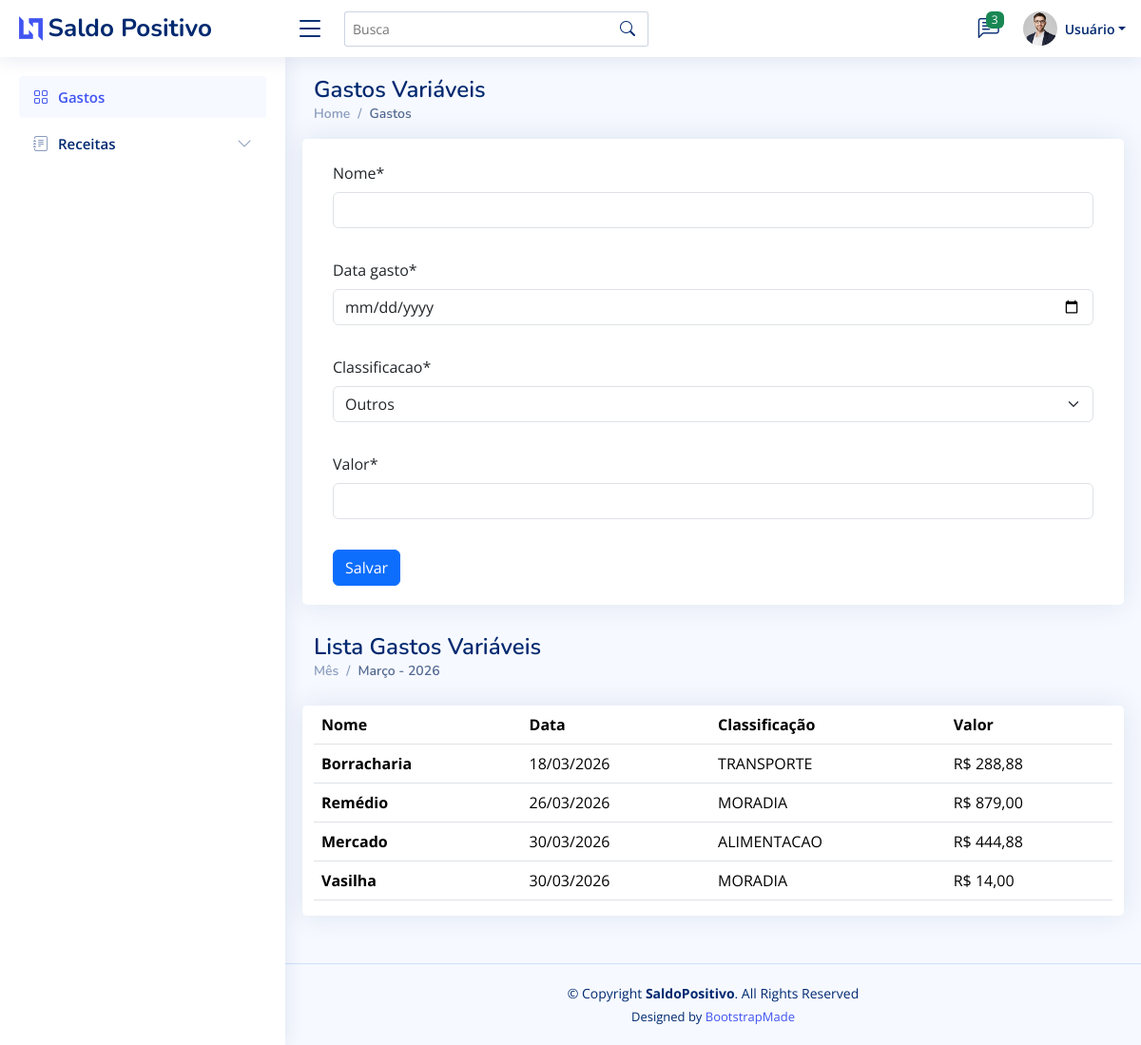
The app's page /gastos/, older data.
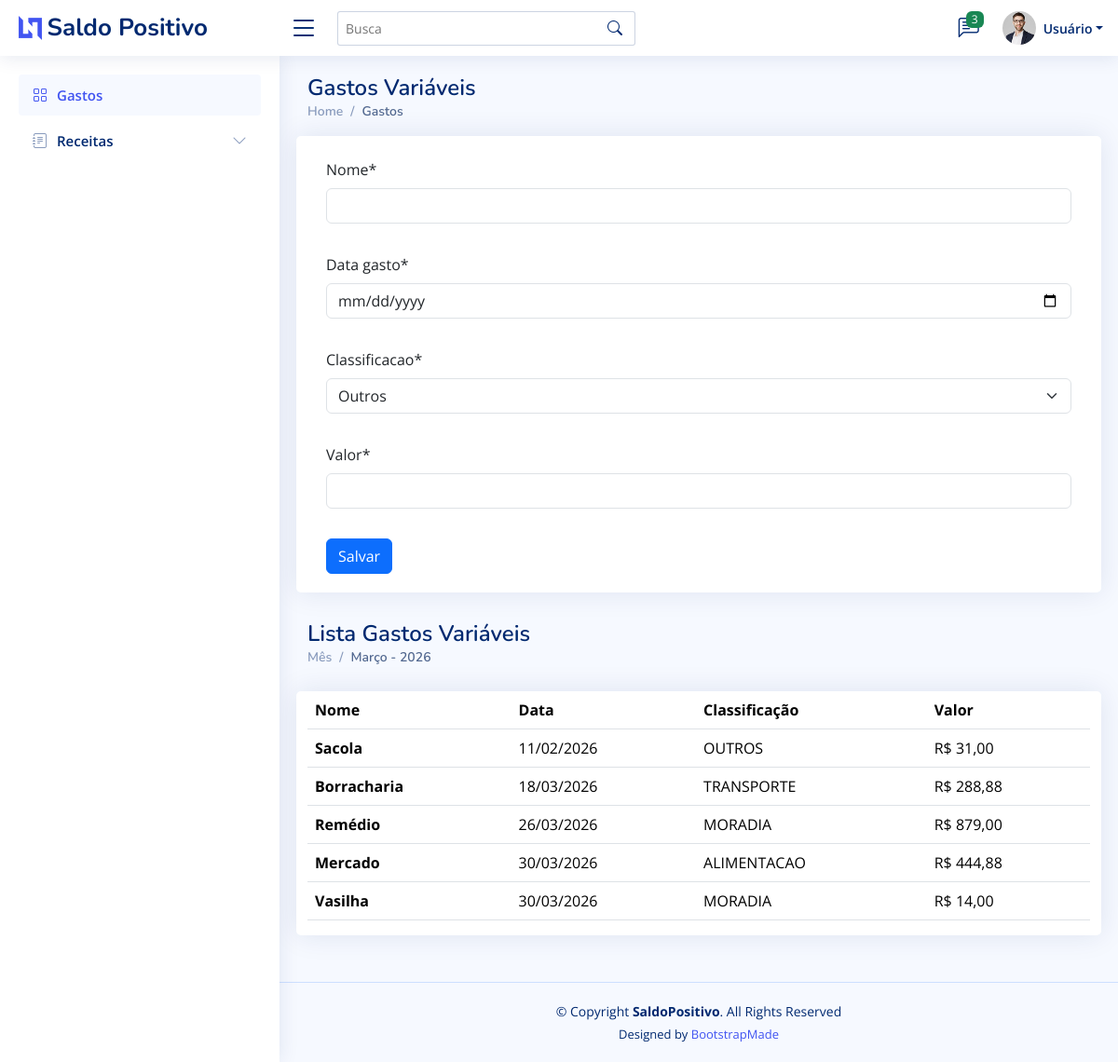
The same page, newer data.
### gastos/models.py (models this page shows, shortened)
class Gasto(models.Model):
    class Classificacao(models.TextChoices):
        ALIMENTACAO = "ALIMENTACAO", "Alimentação"
        TRANSPORTE = "TRANSPORTE", "Transporte"
        MORADIA = "MORADIA", "Moradia"
        SAUDE = "SAUDE", "Saúde"
        LAZER = "LAZER", "Lazer"
        OUTROS = "OUTROS", "Outros"
    criado_em = models.DateTimeField(auto_now_add=True)
    '''criado_por = models.ForeignKey(
        settings.AUTH_USER_MODEL,
        on_delete=models.PROTECT,
        related_name="gastos_criados",
    )'''
    nome = models.CharField(max_length=120)
    data_gasto = models.DateField()
    classificacao = models.CharField(
        max_length=20,
        choices=Classificacao.choices,
        default=Classificacao.OUTROS,
    )
    valor = models.DecimalField(max_digits=10, decimal_places=2)
    class Meta:
        ordering = ["-data_gasto", "-criado_em"]
        verbose_name = "Gasto"
        verbose_name_plural = "Gastos"

### gastos/views.py (the view)
# urls.py: path('gastos/', gastos_var, name='gastos_var'),
def gastos_var(request):
    dados = Gasto.objects.all().order_by('data_gasto')[:10]
    if request.method == "POST":
            form = GastoForm(request.POST)
            if form.is_valid():
                form.save()
                return redirect("gastos_var")
    else:
            form = GastoForm()
    return render(request, 'gastos_var.html', {"form": form, "itens": dados})

### gastos/forms.py
class GastoForm(forms.ModelForm):
    class Meta:
        model = Gasto
        fields = ["nome", "data_gasto", "classificacao", "valor"]
        widgets = {
            "data_gasto": forms.DateInput(attrs={"type": "date"}),
            "valor": forms.NumberInput(attrs={"step": "0.01", "min": "0"}),
        }

### gastos/templates/gastos_var.html (shortened to what this page needs)
{% extends 'partials/modelo.html' %}
{% block content %}
{% load static %}
{% load crispy_forms_tags %}
  <main id="main" class="main">
    <div class="pagetitle">
      <h1>Gastos Variáveis</h1>
      <nav>
        <ol class="breadcrumb">
          <li class="breadcrumb-item"><a href="index.html">Home</a></li>
          <li class="breadcrumb-item active">Gastos</li>
        </ol>
      </nav>
    </div>
    <section class="section dashboard">
      <div class="row">
        <div class="col-lg-12">
          <div class="row">
          <div class="card">
            <div class="card-body"><br>
              <form class="row g-3" method="post">
                {{ form|crispy }}
                <div class="col-lg-4">
                <button type="submit" class="btn btn-primary">Salvar</button>
                </div>
              </form>
            </div>
          </div>
          <div class="pagetitle">
            <h1>Lista Gastos Variáveis</h1>
            <nav>
              <ol class="breadcrumb">
                <li class="breadcrumb-item">Mês</li>
                <li class="breadcrumb-item active">Março - 2026</li>
              </ol>
            </nav>
          </div>
            <div class="card">
              <table class="table table-hover">
                <thead>
                  <tr>
                    <th scope="col">Nome</th>
                    <th scope="col">Data</th>
                    <th scope="col">Classificação</th>
                    <th scope="col">Valor</th>
                  </tr>
                </thead>
                <tbody>
                  {% for item in itens %}
                  <tr>
                    <th scope="row">{{item.nome }}</th>
                    <td>{{item.data_gasto|date:"d/m/Y"}}</td>
                    <td>{{item.classificacao}}</td>
                    <td>R$ {{item.valor}}</td>
                  </tr>
                  {% empty %}
                  <tr>
                    <td colspan="4" class="text-center">Nenhum dado encontrado.</td>
                  </tr>
                  {% endfor %}
                </tbody>
              </table>
          </div>
          </div>
        </div>
      </div>
    </section>
  </main>
  {% endblock %}

Row changes from the older to the newer data that the page shows:
added Gasto: nome "Sacola", data_gasto "11/02/2026", classificacao "OUTROS", valor "31,00"
